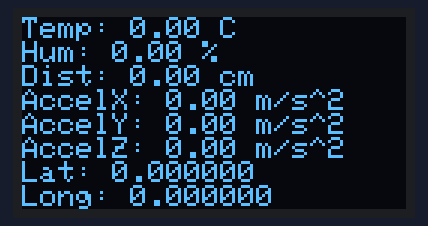
This sketch was run on a simulated ESP32. On the bench: 128×64 one-colour display. WiFi joins after 1.5 s; servers stay silent unless stated; the display library's start-up logo is not drawn; web services answer with replies made up by the test bench; what the sketch prints to the serial monitor is not drawn.

Above: at 3.6 s.

The sketch:

main_node_with_thingspeak.ino
```cpp
#include <SPI.h>
#include <mcp_can.h>
#include <Wire.h>
#include <Adafruit_GFX.h>
#include <Adafruit_SSD1306.h>
#include <WiFi.h>
#include <HTTPClient.h>

// Pin Definitions
#define CAN_CS_PIN    5    // CAN CS pin
#define SCREEN_WIDTH  128  // OLED display width, in pixels
#define SCREEN_HEIGHT 64   // OLED display height, in pixels
#define OLED_RESET    -1   // Reset pin # (or -1 if sharing Arduino reset pin)

// WiFi credentials
const char* ssid = "OVT-0892A1";
const char* password = "12345678";

// ThingSpeak settings
const char* server = "api.thingspeak.com";
const char* apiKey = "EYRV7BM0U05V6VCS";

// Initialize objects
MCP_CAN CAN0(CAN_CS_PIN);
Adafruit_SSD1306 display(SCREEN_WIDTH, SCREEN_HEIGHT, &Wire, OLED_RESET);

// Variables to store sensor data
float temperature = 0.0;
float humidity = 0.0;
float distance = 0.0;
float accelX = 0.0;
float accelY = 0.0;
float accelZ = 0.0;
float latitude = 0.0;
float longitude = 0.0;

void setup() {
    Serial.begin(115200);

    // Initialize CAN Bus
    if (CAN0.begin(MCP_ANY, CAN_500KBPS, MCP_16MHZ) != CAN_OK) {
        Serial.println("CAN Init Failed");
        while (1);
    }
    Serial.println("CAN Init OK");
    CAN0.setMode(MCP_NORMAL);

    // Initialize OLED display
    if (!display.begin(SSD1306_SWITCHCAPVCC, 0x3C)) {
        Serial.println("SSD1306 allocation failed");
        while (1);
    }
    display.display();
    delay(2000);  // Pause for 2 seconds
    display.clearDisplay();
    display.setTextSize(1);
    display.setTextColor(SSD1306_WHITE);

    // Connect to WiFi
    WiFi.begin(ssid, password);
    Serial.print("Connecting to WiFi...");
    while (WiFi.status() != WL_CONNECTED) {
        delay(500);
        Serial.print(".");
    }
    Serial.println(" connected");
}

void loop() {
    unsigned long rxId;
    byte len = 0;
    byte rxBuf[8];

    while (CAN0.checkReceive() == CAN_MSGAVAIL) {
        CAN0.readMsgBuf(&rxId, &len, rxBuf);

        if (rxId == 0x100) {
            int16_t temp = (rxBuf[0] << 8) | rxBuf[1];
            int16_t hum = (rxBuf[2] << 8) | rxBuf[3];
            int16_t dist = (rxBuf[4] << 8) | rxBuf[5];

            temperature = temp / 100.0;
            humidity = hum / 100.0;
            distance = dist / 100.0;

            Serial.print("Temperature: ");
            Serial.print(temperature);
            Serial.print("°C, Humidity: ");
            Serial.print(humidity);
            Serial.print("%, Distance: ");
            Serial.println(distance);
        } else if (rxId == 0x101) {
            int16_t ax = (rxBuf[0] << 8) | rxBuf[1];
            int16_t ay = (rxBuf[2] << 8) | rxBuf[3];
            int16_t az = (rxBuf[4] << 8) | rxBuf[5];

            accelX = ax / 100.0;
            accelY = ay / 100.0;
            accelZ = az / 100.0;

            Serial.print("AccelX: ");
            Serial.print(accelX);
            Serial.print(" m/s^2, AccelY: ");
            Serial.print(accelY);
            Serial.print(" m/s^2, AccelZ: ");
            Serial.println(accelZ);
        } else if (rxId == 0x102) {
            int32_t lat = (rxBuf[0] << 24) | (rxBuf[1] << 16) | (rxBuf[2] << 8) | rxBuf[3];
            int32_t lon = (rxBuf[4] << 24) | (rxBuf[5] << 16) | (rxBuf[6] << 8) | rxBuf[7];

            latitude = lat / 100000.0;
            longitude = lon / 100000.0;

            Serial.print("Latitude: ");
            Serial.print(latitude, 6);
            Serial.print(", Longitude: ");
            Serial.println(longitude, 6);
        }
    }

    // Update OLED display
    display.clearDisplay();
    display.setCursor(0, 0);

    display.print("Temp: ");
    display.print(temperature);
    display.println(" C");
    display.print("Hum: ");
    display.print(humidity);
    display.println(" %");
    display.print("Dist: ");
    display.print(distance);
    display.println(" cm");
    display.print("AccelX: ");
    display.print(accelX);
    display.println(" m/s^2");
    display.print("AccelY: ");
    display.print(accelY);
    display.println(" m/s^2");
    display.print("AccelZ: ");
    display.print(accelZ);
    display.println(" m/s^2");
    display.print("Lat: ");
    display.print(latitude, 6);
    display.println();
    display.print("Long: ");
    display.print(longitude, 6);
    display.println();

    display.display();

    // Send data to ThingSpeak
    if (WiFi.status() == WL_CONNECTED) {
        HTTPClient http;
        String url = String("http://") + server + "/update?api_key=" + apiKey + "&field1=" + temperature + "&field2=" + humidity + "&field3=" + distance + "&field4=" + accelX + "&field5=" + accelY + "&field6=" + accelZ + "&field7=" + latitude + "&field8=" + longitude;
        http.begin(url);
        int httpCode = http.GET();
        if (httpCode > 0) {
            Serial.printf("ThingSpeak update code: %d\n", httpCode);
        } else {
            Serial.printf("ThingSpeak update failed, error: %s\n", http.errorToString(httpCode).c_str());
        }
        http.end();
    }

    delay(20000);  // Update every 20 seconds
}
```
